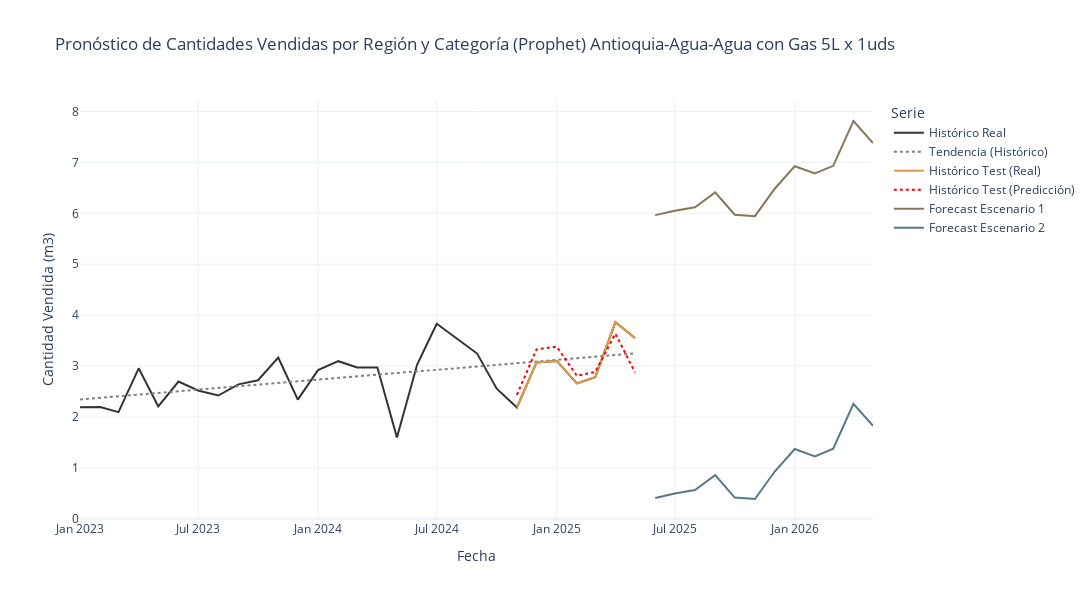

The notebook cell this image was saved under:
### Markdown cell above
## 7. Visualización de Resultados

### Code cell
fig = go.Figure()

# 1. Histórico real completo
fig.add_trace(go.Scatter(
    x=df_hist['ds'],
    y=df_hist['y'],
    mode='lines',
    name='Histórico Real',
    line=dict(color='#36332E')
))

# Línea de tendencia (regresión lineal sobre histórico)
X_trend = df_hist['ds'].map(lambda x: x.toordinal()).values.reshape(-1, 1)
y_trend = df_hist['y'].values
reg = LinearRegression().fit(X_trend, y_trend)
y_trend_pred = reg.predict(X_trend)
fig.add_trace(go.Scatter(
    x=df_hist['ds'],
    y=y_trend_pred,
    mode='lines',
    name='Tendencia (Histórico)',
    line=dict(color='gray', dash='dot')
))

# 2. Test real (últimos n_test meses)
fig.add_trace(go.Scatter(
    x=df_hist['ds'].tail(n_test),
    y=y_true,
    mode='lines',
    name='Histórico Test (Real)',
    line=dict(color='#E09C41')
))

# 3. Predicción test (últimos n_test meses)
fig.add_trace(go.Scatter(
    x=df_hist['ds'].tail(n_test),
    y=y_pred,
    mode='lines',
    name='Histórico Test (Predicción)',
    line=dict(color='red', dash='dot')
))

# 4. Forecast Escenario 1
fig.add_trace(go.Scatter(
    x=df_fcst1['ds'],
    y=df_fcst1['CANTIDAD_VENDIDA_PRED'],
    mode='lines',
    name='Forecast Escenario 1',
    line=dict(color='#8B7557')
))

# 5. Forecast Escenario 2
fig.add_trace(go.Scatter(
    x=df_fcst2['ds'],
    y=df_fcst2['CANTIDAD_VENDIDA_PRED'],
    mode='lines',
    name='Forecast Escenario 2',
    line=dict(color='#57788B')
))

fig.update_layout(
    title=f'Pronóstico de Cantidades Vendidas por Región y Categoría (Prophet)\n{producto}',
    xaxis_title='Fecha',
    yaxis_title='Cantidad Vendida (m3)',
    legend_title='Serie',
    template='plotly_white',
    width=1200,
    height=600
)
fig.show()
